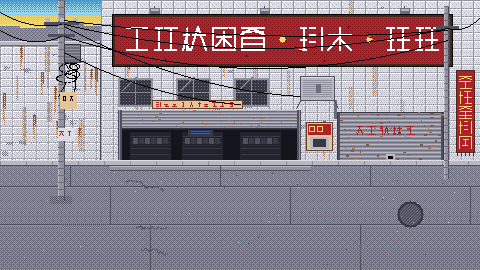
#> input picture assets/img/market/bg_market.png, 480 x 270 px
$ python preview_c.py
#> lines starting #> are read from the running program, lines starting #| are printed output that depends on the picture
### tools/pxlib.py
# -*- coding: utf-8 -*-
"""《那年的红白机》像素美术公共库 —— C 组生产用。

- 严格 44 色调色板
- 无抗锯齿：所有绘制均为整像素矩形/逐像素判定
- 保存时统一 alpha 二值化（CRT 层例外，需要精确 alpha）
- 保存前断言：不存在调色板外颜色
"""
import os
import random

from PIL import Image

# ---------------------------------------------------------------- 调色板
_PAL_HEX = {
    # 黑白灰阶
    "INK": "#000000", "GREY1": "#14141c", "GREY2": "#24242f", "GREY3": "#383845",
    "GREY4": "#4f4f60", "GREY5": "#6d6d80", "GREY6": "#92929f", "GREY7": "#b8b8c2",
    "GREY8": "#dcdce2", "WHITE": "#ffffff",
    # 木头 / 家具 / 纸箱
    "WOOD1": "#2a1a10", "WOOD2": "#46291a", "WOOD3": "#63402a", "WOOD4": "#85583a",
    "WOOD5": "#a8764c", "WOOD6": "#c99a6a", "WOOD7": "#e6c49a",
    # 小旋风红
    "RED1": "#4a0c12", "RED2": "#7a161c", "RED3": "#ad2229", "RED4": "#d93a34",
    "RED5": "#f2705a",
    # 绿
    "GRN1": "#102c1c", "GRN2": "#1d5230", "GRN3": "#2f7d42", "GRN4": "#55ab52",
    "GRN5": "#8fd15c",
    # 蓝青
    "BLU1": "#0c1832", "BLU2": "#17346b", "BLU3": "#2a61ad", "BLU4": "#4a9bd1",
    "BLU5": "#93d4ea",
    # 黄橙
    "YEL1": "#5c3f0e", "YEL2": "#a87a18", "YEL3": "#e0b422", "YEL4": "#f5db6e",
    # 紫红
    "PUR1": "#32163f", "PUR2": "#6b2469", "PUR3": "#ad4287", "PUR4": "#e07db4",
    # 皮肤
    "SKN1": "#8f5a3c", "SKN2": "#c98a5f", "SKN3": "#e8be93", "SKN4": "#f7dcbe",
}


def _hex2rgb(h):
    h = h.lstrip("#")
    return (int(h[0:2], 16), int(h[2:4], 16), int(h[4:6], 16))


P = {k: _hex2rgb(v) for k, v in _PAL_HEX.items()}
PAL_SET = set(P.values())


# [7 lines left out: function col, not called in this run]


# ---------------------------------------------------------------- 抖动图案
BAYER4 = [
    [0, 8, 2, 10],
    [12, 4, 14, 6],
    [3, 11, 1, 9],
    [15, 7, 13, 5],
]
BAYER8 = None


def _build_bayer8():
    """标准递归 Bayer 矩阵：B2n = [[4B, 4B+2], [4B+3, 4B+1]]"""
    global BAYER8
    b = [[0]]
    while len(b) < 8:
        n = len(b)
        nb = [[0] * (n * 2) for _ in range(n * 2)]
        for y in range(n):
            for x in range(n):
                v = b[y][x] * 4
                nb[y][x] = v
                nb[y][x + n] = v + 2
                nb[y + n][x] = v + 3
                nb[y + n][x + n] = v + 1
        b = nb
    BAYER8 = b


_build_bayer8()


# [6 lines left out: function bayer, not called in this run]


def checker(x, y, phase=0):
    return (x + y + phase) % 2 == 0


# ---------------------------------------------------------------- 画布
class Canvas(object):
    # [6 lines left out: function __init__, not called in this run]

    # ---- 基础
    def inb(self, x, y):
        return 0 <= x < self.w and 0 <= y < self.h

    # [15 lines left out: functions set, get, not called in this run]

    def alpha(self, x, y):
        return self.get(x, y)[3]

    # [292 lines left out: functions clear, rect, frame, hline, vline, line and 15 more, not called in this run]


def rng_for(seed):
    return random.Random(seed)

### tools/preview_c.py
# -*- coding: utf-8 -*-
"""C 组自查预览：python3 tools/preview_c.py
生成 tools/preview_market.png / preview_ui.png / preview_crt.png / preview_title.png
"""
import os
import sys

from PIL import Image

sys.path.insert(0, os.path.dirname(os.path.abspath(__file__)))
from pxlib import Canvas, bayer, scale  # noqa

ROOT = os.path.dirname(os.path.dirname(os.path.abspath(__file__)))
IMG = os.path.join(ROOT, "assets", "img")
TOOLS = os.path.join(ROOT, "tools")


def load(*parts):
    return Image.open(os.path.join(IMG, *parts)).convert("RGBA")
#> returned value is the input picture: PIL image 480x270 RGBA; mean R, G, B, A 146, 130.8, 140.9, 255


def frame_of(sheet_img, idx, n):
    w = sheet_img.size[0] // n
    return sheet_img.crop((idx * w, 0, (idx + 1) * w, sheet_img.size[1]))


# [27 lines left out: function nine_slice, not called in this run]


# ------------------------------------------------------------------ 1. 集市
def preview_market():
    bg = load("market", "bg_market.png").copy()
    for name, (x, y) in (("stall.png", (150, 172)), ("umbrella.png", (140, 120)),
                         ("bicycle.png", (360, 200)), ("crate.png", (60, 216))):
        bg.alpha_composite(load("market", name), (x, y))
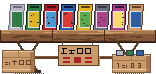
#> input picture assets/img/market/stall.png, 156 x 74 px
#> in load, returned value is the input picture: PIL image 156x74 RGBA; mean R, G, B, A 96.9, 76.2, 59.6, 173.6
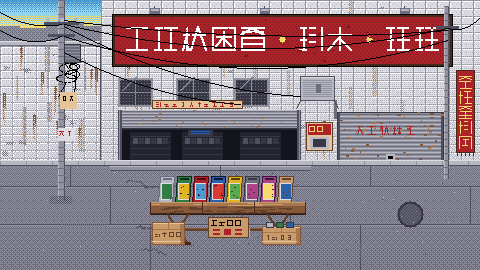
#> bg: PIL image 480x270 RGBA; mean R, G, B, A 147, 130, 137.7, 255
#> pass 2 of the loop in preview_market, `for name, (x, y) in (("stall.png", (150, 172)), ("umbrella.png", (140,..`:
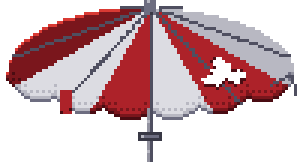
#> input picture assets/img/market/umbrella.png, 100 x 54 px (shown 3 times larger)
#> in load, returned value is the input picture: PIL image 100x54 RGBA; mean R, G, B, A 87.7, 59.5, 63.6, 133
#> in preview_market, `bg.alpha_composite(load("market", name), (x, y))`:
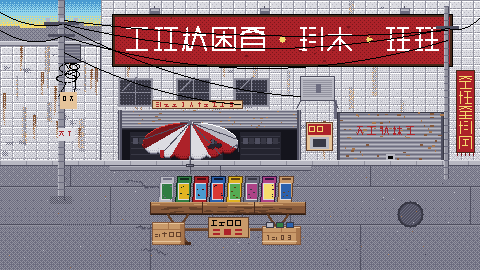
#> bg: PIL image 480x270 RGBA; mean R, G, B, A 149.6, 131.4, 138.9, 255
#> pass 3 of the loop in preview_market, `for name, (x, y) in (("stall.png", (150, 172)), ("umbrella.png", (140,..`:
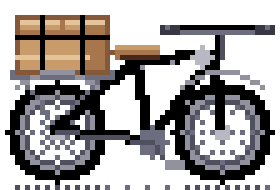
#> input picture assets/img/market/bicycle.png, 56 x 38 px (shown 5 times larger)
#> in load, returned value is the input picture: PIL image 56x38 RGBA; mean R, G, B, A 39.2, 34.8, 33.8, 125.9
#> in preview_market, `bg.alpha_composite(load("market", name), (x, y))`:
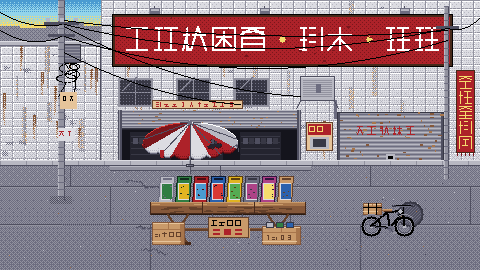
#> bg: PIL image 480x270 RGBA; mean R, G, B, A 149.2, 131, 138.4, 255
#> the loop made 4 passes; the first 3 are shown
    out = os.path.join(TOOLS, "preview_market.png")
    scale(bg, 3).save(out)
    print("  ->", out)
    # 发小家单独一张
    scale(load("market", "bg_friend.png"), 2).save(os.path.join(TOOLS, "preview_friend.png"))
    print("  ->", os.path.join(TOOLS, "preview_friend.png"))


# ------------------------------------------------------------------ 2. UI
# [131 lines left out: functions preview_ui, fake_screen, tile_over, preview_crt, preview_title, not called in this run]


def main():
    print("C 组预览：")
    preview_market()
    preview_ui()
    preview_crt()
    preview_title()


if __name__ == "__main__":
#> (the run stopped early here; a loop or call above may not have finished)
